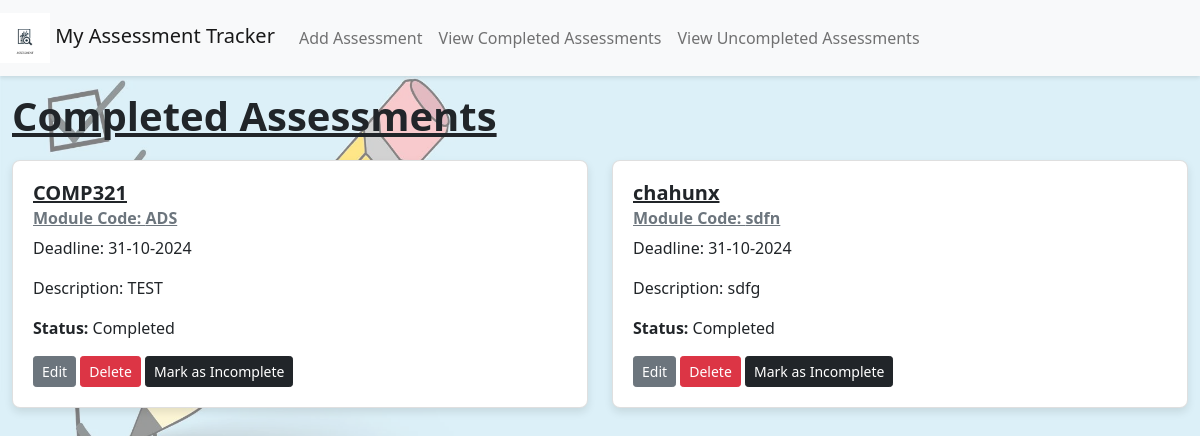
Page /view_completed on the committed database.
### app/models.py (models this page shows)
class Assessment(db.Model):
    id = db.Column(db.Integer, primary_key=True)
    title = db.Column(db.String(100), nullable=False)
    module_code = db.Column(db.String(20), nullable=False)
    deadline_date = db.Column(db.DateTime, nullable=False)
    description = db.Column(db.Text, nullable=False)
    is_complete = db.Column(db.Boolean, default=False)

### app/views.py (the view)
@app.route('/view_completed')
def view_completed():
    completed_assessments = Assessment.query.filter_by(is_complete=True).all()
    return render_template(
        'view_completed.html',
        title='Completed Assessments',
        assessments=completed_assessments
    )

### app/templates/view_completed.html (shortened to what this page needs)
<!DOCTYPE html>
<html lang="en">
{% extends "base.html" %}
{% block content %}
  <h1>Completed Assessments</h1>
  <div class="assessment-list">
    {% if assessments %}
      <div class="row">
        {% for assessment in assessments %}
          <div class="col-md-6 mb-4">
            <div class="card" role="region" aria-labelledby="assessment-{{ assessment.id }}">
              <div class="card-body">
                <h5 class="card-title" id="assessment-{{ assessment.id }}">{{ assessment.title }}</h5>
                <h6 class="card-subtitle mb-2 text-muted">Module Code: {{ assessment.module_code }}</h6>
                <p class="card-text">Deadline: {{ assessment.deadline_date.strftime('%d-%m-%Y') }}</p>
                <p class="card-text">Description: {{ assessment.description }}</p>
                <p class="card-text"><strong>Status:</strong> Completed</p>
                <a href="{{ url_for('edit_assessment', assessment_id=assessment.id, next=request.endpoint) }}" class="btn btn-secondary btn-sm mr-2" role="button">Edit</a>
                <form action="{{ url_for('delete_assessment', assessment_id=assessment.id) }}" method="post" style="display:inline;" aria-label="Delete assessment {{ assessment.title }}">
                  <button type="submit" class="btn btn-danger btn-sm">Delete</button>
                </form>
                <form action="{{ url_for('mark_incomplete', assessment_id=assessment.id) }}" method="post" style="display:inline;" aria-label="Mark assessment {{ assessment.title }} as incomplete">
                  <button type="submit" class="btn btn-dark btn-sm text-white">Mark as Incomplete</button>
                </form>
              </div>
            </div>
          </div>
        {% endfor %}
      </div>
    {% else %}
      <div class="alert alert-info" role="alert">
        <p>All assessments are currently incomplete.</p>
        <a href="{{ url_for('view_uncompleted') }}" class="btn btn-primary" role="button">View Uncompleted Assessments</a>
      </div>
    {% endif %}
  </div>
{% endblock %}

### app/static/style.css (style rules this page uses)
body, html { height: 100%; margin: 0; }
body { background-image: url('../static/background.jpg'); background-color: rgba(240, 248, 255, 0.8); background-size: cover; background-repeat: no-repeat; background-attachment: fixed; position: relative; z-index: -1; }
.container, .navbar, .card { position: relative; z-index: 1; }
.card { box-shadow: 0 4px 8px rgba(0, 0, 0, 0.1); transition: box-shadow 0.3s ease; border-radius: 8px; }
.card-body { padding: 20px; }
.btn { transition: background-color 0.3s, transform 0.3s; }
.btn-danger { background-color: #dc3545; border-color: #dc3545; }
a { color: #007bff; text-decoration: none; }
.assessment-list { margin-top: 20px; }
h1, h2, h3, h4, h5, h6 { font-weight: bold; text-decoration: underline; }

### rows in the picture
Assessment: title "COMP321", module_code "ADS", deadline_date "31-10-2024", description "TEST"
Assessment: title "chahunx", module_code "sdfn", deadline_date "31-10-2024", description "sdfg"
